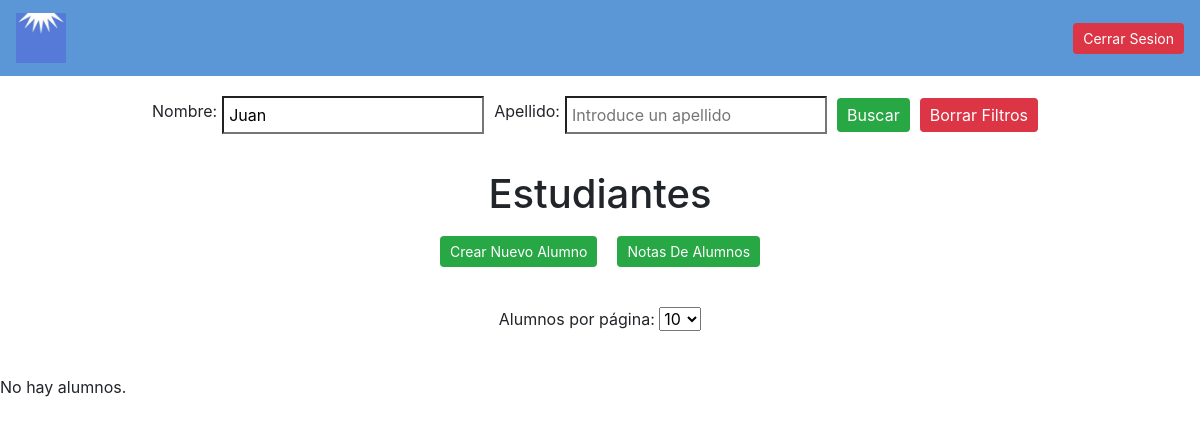
Page /view/gestionUsers.php?nombre=Juan (signed in) on the earlier database version.
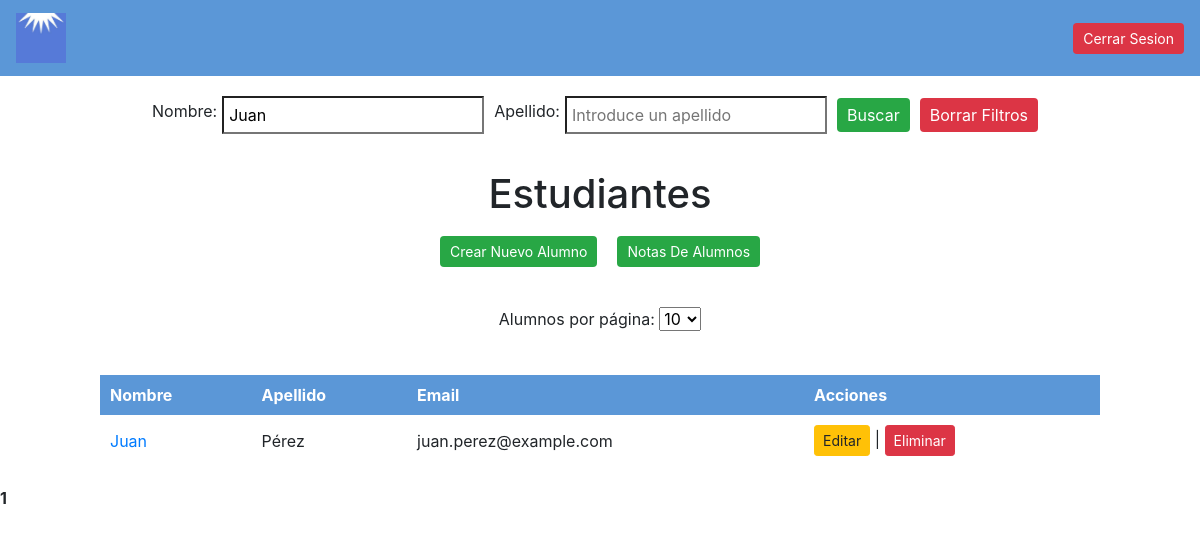
Same page on the later database version.
### tables this page shows
CREATE TABLE tbl_alumnos (
    id_alu INT AUTO_INCREMENT PRIMARY KEY not null,
    username_usu VARCHAR(50) NOT NULL,
    dni_alu char(9) NOT NULL,
    nombre_alu VARCHAR(30) NOT NULL,
    apellido_alu VARCHAR(50) NOT NULL,
    fecha_nacimiento DATE NOT NULL,
    email_alu VARCHAR(100) NOT NULL,
    telefono_alu VARCHAR(15),
    direccion_alu VARCHAR(255)
);

### view/gestionUsers.php (the view, shortened to what this page needs)
<?php
    $nombreFiltro = isset($_GET['nombre']) ? $_GET['nombre'] : '';
    $apellidoFiltro = isset($_GET['apellido']) ? $_GET['apellido'] : '';
    $alumnosPorPagina = isset($_GET['alumnosPorPagina']) ? (int)$_GET['alumnosPorPagina'] : 10;
    $paginaActual = isset($_GET['pagina']) ? (int)$_GET['pagina'] : 1;
    $offset = ($paginaActual - 1) * $alumnosPorPagina;
?>
<!DOCTYPE html>
<html lang="en">
<head>
    <link rel="stylesheet" type="text/css" href="./../css/styles.css">
    <link rel="stylesheet" href="https://cdn.jsdelivr.net/npm/sweetalert2@11.14.5/dist/sweetalert2.min.css">
</head>
<body>
    <nav class="navbar">
        <a class="navbar-brand" href="#">
            <img src="../img/LogoEscuela.jpeg" alt="Logo" id="logo">
        </a>
        <a href="cerrarSesion.php"><button class='btn btn-danger btn-sm'>Cerrar Sesion</button></a>
    </nav>
    <div class="search-container">
        <form class="search-form" role="search" method="GET" action="">
            <label>Nombre:</label>
            <input type="search" name="nombre" placeholder="Introduce un nombre" value="<?php echo htmlspecialchars($nombreFiltro); ?>">
            <label>Apellido:</label>
            <input type="search" name="apellido" placeholder="Introduce un apellido" value="<?php echo htmlspecialchars($apellidoFiltro); ?>">
            <button type="submit">Buscar</button>
            <button type="button" onclick="window.location.href='gestionUsers.php'">Borrar Filtros</button>
        </form>
    </div>
    <h1>Estudiantes</h1>
    <div class="buttons-container">
        <a href="crearAlumno.php"><button class="btn btn-success btn-sm">Crear Nuevo Alumno</button></a>
        <a href="vistaNotas.php"><button class="btn btn-info btn-sm">Notas De Alumnos</button></a>
    </div>
    <div class="pagination-control">
        <form method="GET" action="">
            <label for="alumnosPorPagina">Alumnos por página:</label>
            <select name="alumnosPorPagina" id="alumnosPorPagina" onchange="this.form.submit()">
                <option value="10" <?php if ($alumnosPorPagina == 10) echo 'selected'; ?>>10</option>
            </select>
        </form>
    </div>
    <?php
    try {
        include '../database/conexion.php';
        $sql = "SELECT * FROM tbl_alumnos WHERE nombre_alu LIKE ? AND apellido_alu LIKE ? LIMIT ?, ?";
        $stmt = mysqli_prepare($conexion, $sql);
        $nombreFiltroConsulta = "$nombreFiltro%";
        $apellidoFiltroConsulta = "$apellidoFiltro%";
        mysqli_stmt_bind_param($stmt, "ssii", $nombreFiltroConsulta, $apellidoFiltroConsulta, $offset, $alumnosPorPagina);
        if (!mysqli_stmt_execute($stmt)) {
            throw new Exception("Error al ejecutar la consulta: " . mysqli_stmt_error($stmt));
        }
        $result = mysqli_stmt_get_result($stmt);
        if (mysqli_num_rows($result) > 0) {
            echo "<table><tr><th>Nombre</th><th>Apellido</th><th class='email'>Email</th><th>Acciones</th></tr>";
            while($row = mysqli_fetch_assoc($result)) {
                $id = $row['id_alu'];
                $nombre = $row['nombre_alu'];
                echo "<tr><td><a href='notaAlumno.php?id={$id}'>$nombre</a></td><td>{$row['apellido_alu']}</td><td class='email'>{$row['email_alu']}</td>";
                echo "<td><a href='editarAlumno.php?id={$row['id_alu']}' class='btn btn-warning btn-sm'>Editar</a> | ";
                echo "<a href='#' class='btn btn-danger btn-sm delete-link' data-id='{$row['id_alu']}' data-toggle='modal' data-target='#confirmDeleteModal'>Eliminar</a></td></tr>";
            }
            echo "</table>";
        } else {
            echo "No hay alumnos.";
        }
        $totalAlumnosResult = mysqli_query($conexion, "SELECT COUNT(*) as total FROM tbl_alumnos");
        $totalAlumnos = mysqli_fetch_assoc($totalAlumnosResult)['total'];
        $totalPaginas = ceil($totalAlumnos / $alumnosPorPagina);
        echo "<div class='pagination'>";
        for ($i = 1; $i <= $totalPaginas; $i++) {
            if ($i == $paginaActual) {
                echo "<strong>$i</strong> ";
            } else {
                echo "<a href='?pagina=$i&alumnosPorPagina=$alumnosPorPagina&nombre=$nombreFiltro&apellido=$apellidoFiltro'>$i</a> ";
            }
        }
        echo "</div>";
    } catch (Exception $e) {
        echo "Se produjo un error: " . $e->getMessage();
    }
    ?>
    <link href="https://stackpath.bootstrapcdn.com/bootstrap/4.5.2/css/bootstrap.min.css" rel="stylesheet">
</body>

Differences in the rows shown:
added tbl_alumnos: nombre_alu "Juan", apellido_alu "Pérez", email_alu "juan.perez@example.com"
Other differences:
text no longer shown: "No hay alumnos."
text now shown: "Nombre Apellido Email Acciones"
new list line: "1"
